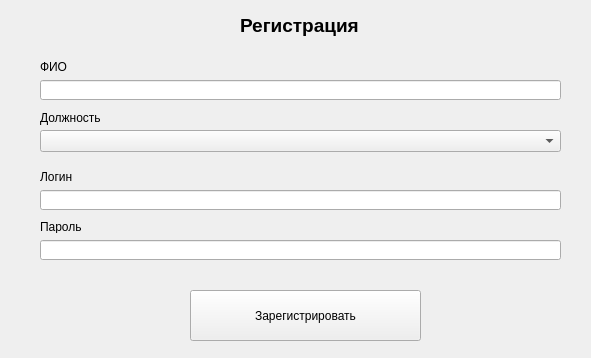
<?xml version="1.0" encoding="UTF-8"?>
<ui version="4.0">
 <class>MainWindow</class>
 <widget class="QMainWindow" name="MainWindow">
  <property name="geometry">
   <rect>
    <x>0</x>
    <y>0</y>
    <width>591</width>
    <height>358</height>
   </rect>
  </property>
  <property name="windowTitle">
   <string>MainWindow</string>
  </property>
  <widget class="QWidget" name="centralwidget">
   <widget class="QLineEdit" name="fio_txt">
    <property name="geometry">
     <rect>
      <x>40</x>
      <y>80</y>
      <width>521</width>
      <height>20</height>
     </rect>
    </property>
   </widget>
   <widget class="QLabel" name="label">
    <property name="geometry">
     <rect>
      <x>240</x>
      <y>10</y>
      <width>121</width>
      <height>31</height>
     </rect>
    </property>
    <property name="font">
     <font>
      <pointsize>14</pointsize>
      <weight>75</weight>
      <bold>true</bold>
     </font>
    </property>
    <property name="text">
     <string>Регистрация</string>
    </property>
   </widget>
   <widget class="QLabel" name="label_2">
    <property name="geometry">
     <rect>
      <x>40</x>
      <y>60</y>
      <width>47</width>
      <height>13</height>
     </rect>
    </property>
    <property name="text">
     <string>ФИО</string>
    </property>
   </widget>
   <widget class="QComboBox" name="role_cmb">
    <property name="geometry">
     <rect>
      <x>40</x>
      <y>130</y>
      <width>521</width>
      <height>22</height>
     </rect>
    </property>
   </widget>
   <widget class="QLabel" name="label_3">
    <property name="geometry">
     <rect>
      <x>40</x>
      <y>110</y>
      <width>61</width>
      <height>16</height>
     </rect>
    </property>
    <property name="text">
     <string>Должность</string>
    </property>
   </widget>
   <widget class="QLabel" name="label_4">
    <property name="geometry">
     <rect>
      <x>40</x>
      <y>170</y>
      <width>47</width>
      <height>13</height>
     </rect>
    </property>
    <property name="text">
     <string>Логин</string>
    </property>
   </widget>
   <widget class="QLineEdit" name="login_txt">
    <property name="geometry">
     <rect>
      <x>40</x>
      <y>190</y>
      <width>521</width>
      <height>20</height>
     </rect>
    </property>
   </widget>
   <widget class="QLabel" name="label_5">
    <property name="geometry">
     <rect>
      <x>40</x>
      <y>220</y>
      <width>47</width>
      <height>13</height>
     </rect>
    </property>
    <property name="text">
     <string>Пароль</string>
    </property>
   </widget>
   <widget class="QLineEdit" name="password_txt">
    <property name="geometry">
     <rect>
      <x>40</x>
      <y>240</y>
      <width>521</width>
      <height>20</height>
     </rect>
    </property>
    <property name="font">
     <font>
      <strikeout>false</strikeout>
     </font>
    </property>
    <property name="inputMask">
     <string/>
    </property>
    <property name="placeholderText">
     <string/>
    </property>
   </widget>
   <widget class="QPushButton" name="register_btn">
    <property name="geometry">
     <rect>
      <x>190</x>
      <y>290</y>
      <width>231</width>
      <height>51</height>
     </rect>
    </property>
    <property name="text">
     <string>Зарегистрировать</string>
    </property>
   </widget>
  </widget>
 </widget>
 <resources/>
 <connections/>
</ui>
